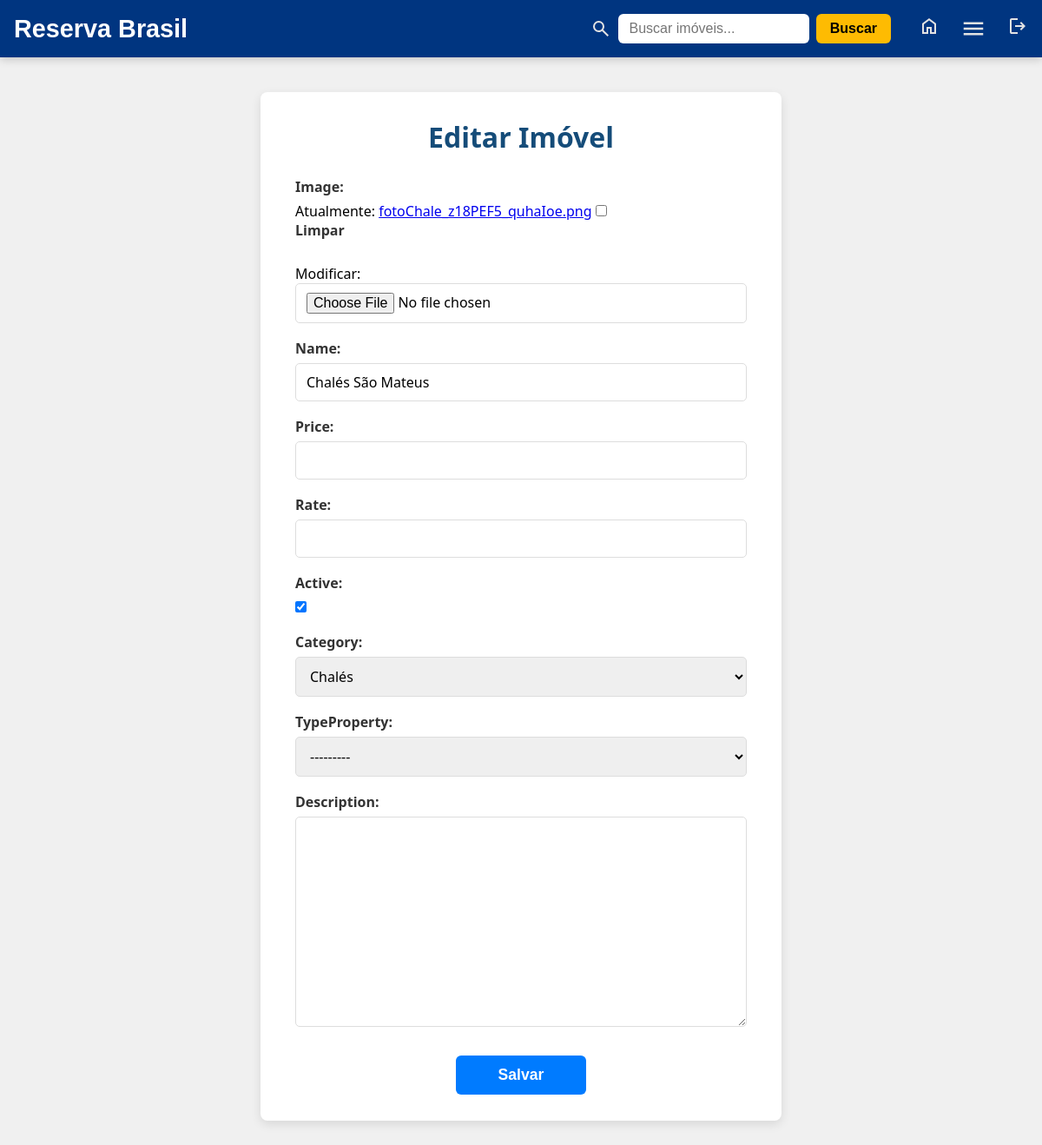
Page /meus-imoveis/10/editar/ (signed in) on the committed database.
### core/models.py (models this page shows, shortened)
class Property(models.Model):
    owner = models.ForeignKey(
        User,
        on_delete=models.CASCADE,
        null=True,
        blank=True,
        related_name="properties"
    )
    image = models.ImageField(null=True, blank=True)
    name = models.CharField(max_length=200)
    id_property = models.AutoField(primary_key=True)
    price = models.DecimalField(max_digits=10, decimal_places=2, null=True, blank=True)
    rate = models.DecimalField(max_digits=10, decimal_places=2, null=True, blank=True)
    active = models.BooleanField(default=True)
    category = models.ForeignKey(Category, null=True, blank=True, on_delete=models.SET_NULL)
    typeProperty = models.ForeignKey(Type, null=True, blank=True, on_delete=models.SET_NULL)
    description = models.TextField(max_length=800, null=True, blank=True)

class Category(models.Model):
    name = models.CharField(max_length=200)
    def __str__(self):
        return str(self.name)

### core/views.py (the view)
# urls.py: path('meus-imoveis/<int:pk>/editar/', PropertyUpdateView.as_view(), name='property-update'),
class PropertyUpdateView(LoginRequiredMixin, UpdateView):
    model = Property
    fields = ['image', 'name', 'price', 'rate', 'active', 'category', 'typeProperty', 'description']
    template_name = "property_form.html"
    success_url = reverse_lazy("my-properties")
    def get_object(self, queryset=None):
        obj = super().get_object(queryset)
        if obj.owner != self.request.user:
            raise Http404("Você não tem permissão para editar este imóvel.")
        return obj

### core/templates/property_form.html (shortened to what this page needs)
{% load static %}
<!DOCTYPE html>
<html lang="pt-br">
    <head>
        <link rel="stylesheet" href="{% static 'css/property_form.css' %}" />
    </head>
    <body>
        {% include "base.html" %} {% block content %}
        <div class="form-container">
            <h1>{% if form.instance.pk %}Editar{% else %}Cadastrar{% endif %} Imóvel</h1>
            <form method="post" enctype="multipart/form-data">
                {% csrf_token %} {{ form.as_p }}
                <button type="submit">Salvar</button>
            </form>
        </div>
        {% endblock %}
    </body>
</html>

### core/static/css/property_form.css (style rules this page uses)
.form-container { max-width: 600px; margin: 40px auto; background: #fff; padding: 30px 40px; border-radius: 8px; box-shadow: 0 4px 12px rgba(0, 0, 0, 0.1); font-family: 'Segoe UI', Tahoma, Geneva, Verdana, sans-serif; }
.form-container h1 { color: #154c79; font-size: 2em; margin-bottom: 25px; text-align: center; }
.form-container form { display: flex; flex-direction: column; gap: 18px; }
.form-container form p { margin: 0; }
.form-container label { font-weight: 600; color: #333; margin-bottom: 6px; display: block; }
.form-container input[type='text'], .form-container input[type='number'], .form-container input[type='file'], .form-container select, .form-container textarea, .form-container input[type='date'] { width: 100%; padding: 10px 12px; border: 1.8px solid #ddd; border-radius: 5px; font-size: 1em; transition: border-color 0.3s ease; font-family: inherit; }
.form-container button[type='submit'] { padding: 12px 25px; background-color: #007bff; border: none; border-radius: 6px; color: white; font-weight: 600; font-size: 1.1em; cursor: pointer; transition: background-color 0.3s ease; align-self: center; width: 150px; margin-top: 10px; }

### core/static/css/base.css (style rules this page uses)
* { margin: 0; padding: 0; box-sizing: border-box; }
html, body { width: 100%; font-family: Arial, sans-serif; background-color: #f0f0f0; }

### rows in the picture
Property: name "Chalés São Mateus", active "☑", category "Chalés", typeProperty "---------"
